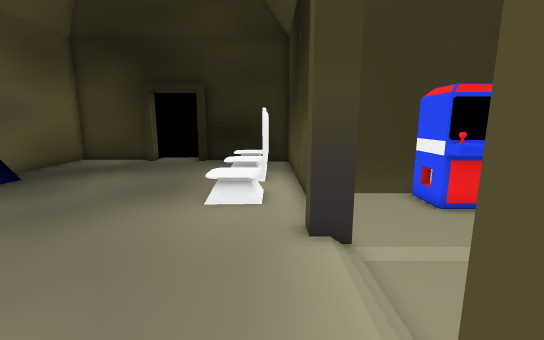
[1] (above)

12 first-person views from a walk through a 3-D level made in the Godot game engine. The camera is 1.3 m above the floor, tilts 10° down and sees 90° across. The floor is counted in squares, 0.5 m on a side. Each view is taken from the middle of a square. On the plan, view 1 faces up. The plan holds only what a view shows up to about 19 squares ahead; the rest is blank. Flat picture figures and markers are left out.

[2]
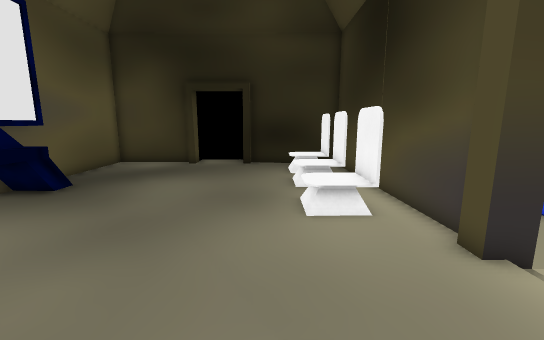

[3]
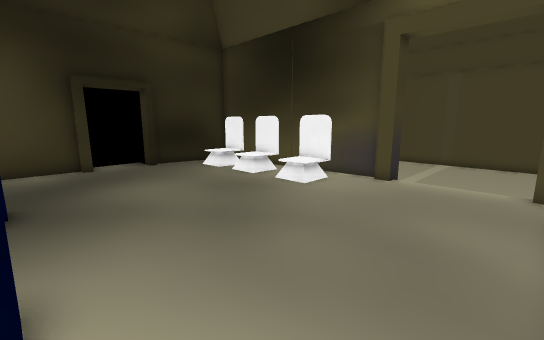

[4]
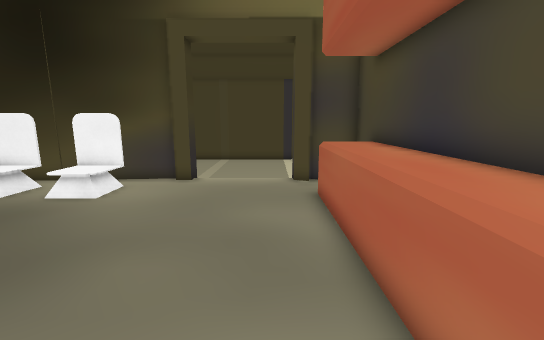

[5]
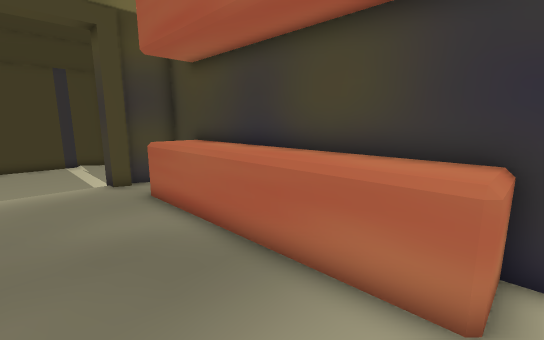

[6]
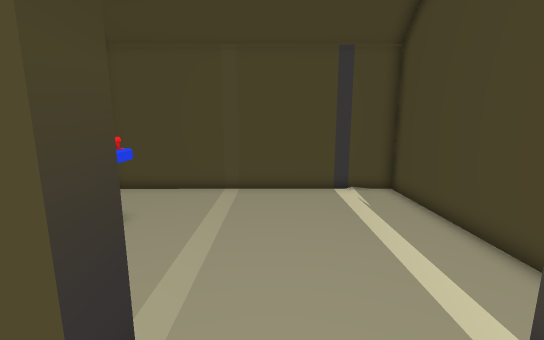

[7]
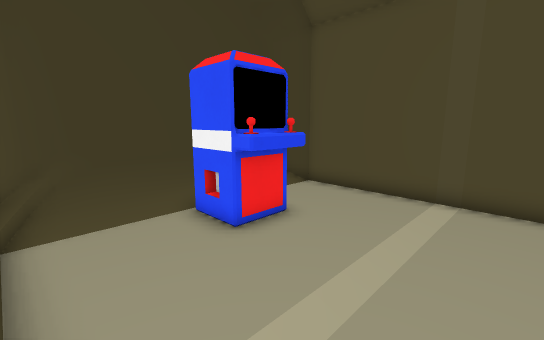

[8]
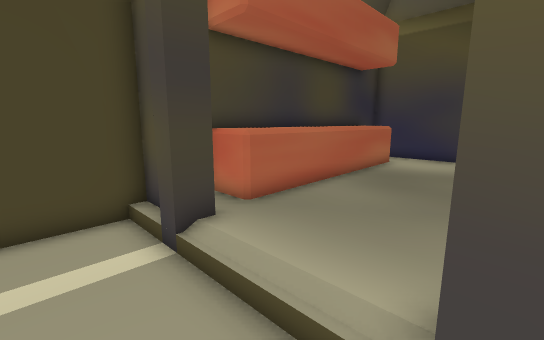

[9]
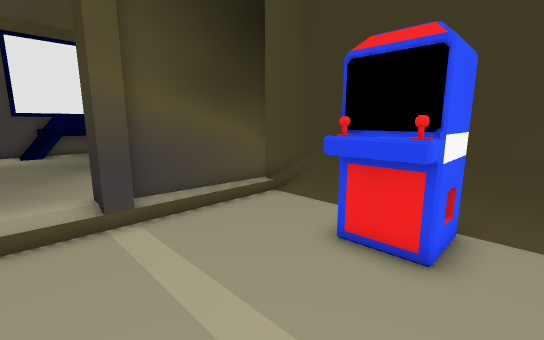

[10]
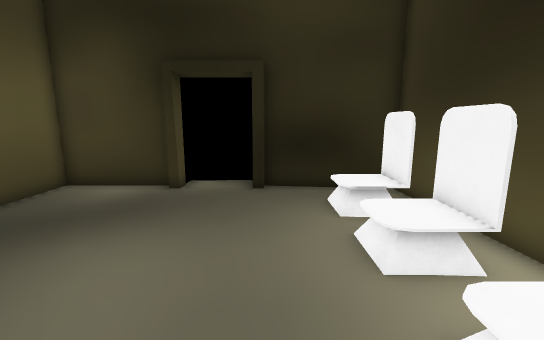

[11]
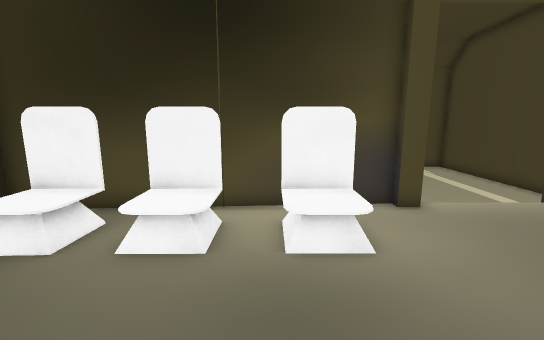

[12]
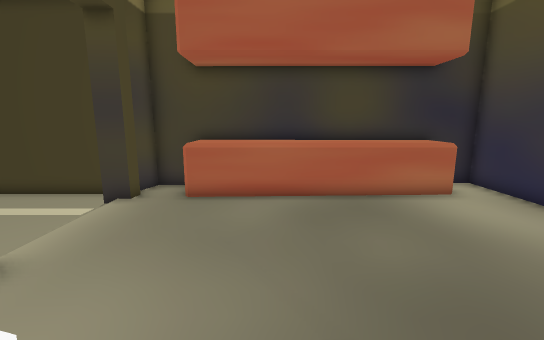

### Floor plan
Key: @ floor where view 1 was taken; # wall or solid block; . main floor; - floor 0.25 m lower than the main floor; / step, stairs or slope; = window, fence, low wall or low ledge; ^ raised ledge; O other object.
Columns run from 12 left of view 1 to 12 right of it. Each row starts with its distance up from view 1.
 19        #
 18 #####..#######
 17 .............#
 16 ........../O##
 15 ..........OO=#
 14 ............##
 13 ........../O###
 12 #.........OO=#####= #####
 11 #=..........##----###---#
 10 #=..........##----###---#
  9 #=........OO=#----^^^---#
  8 #=.........O##----------#
  7 #=...........#----------#
  6 #=...........#----------#
  5 # ............----------#
  4 ..............----------#
  3 ..............----------#
  2 ..............----------#
  1  ............##---------#
  0  .^^^^^^^^^^@##---------#
 -1  ^^^^^^^^^^^.#----------#
 -2 #^^^^^^^^^^^#############

Where each view was taken, in squares from view 1:
view 1: 0 up, 0 right, facing up
view 2: 1 up, 3 left, facing up
view 3: 1 up, 11 left, facing up-right
view 4: 2 up, 11 left, facing right
view 5: 4 up, 11 left, facing down-right
view 6: 4 up, 1 left, facing right
view 7: 4 up, 2 right, facing up-right
view 8: 6 up, 4 right, facing down-left
view 9: 4 up, 9 right, facing up-left
view 10: 7 up, 4 left, facing up
view 11: 10 up, 7 left, facing right
view 12: 10 up, 4 left, facing down
